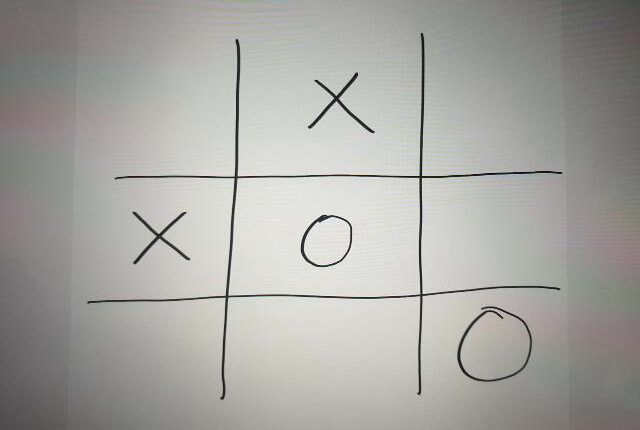
#> input picture gree.jpg, 640 x 430 px, found by its file name
$ python edge.py
#> lines starting #> are read from the running program, lines starting #| are printed output that depends on the picture; after the words box and inside, x2 and y2 are one past the last pixel; in counts of white or black regions, pixels touching at a corner belong together
import cv2
import numpy as np

while True:
    img = cv2.imread("C:/projects/tictactoe_real/tic-tac-laser/gree.jpg")
#> img is the input picture: shape (430, 640, 3); mean B, G, R 162.5, 166.5, 167.1
    grey = cv2.cvtColor(img, cv2.COLOR_BGR2GRAY)
    edges = cv2.Canny(grey,50,150,apertureSize = 3)
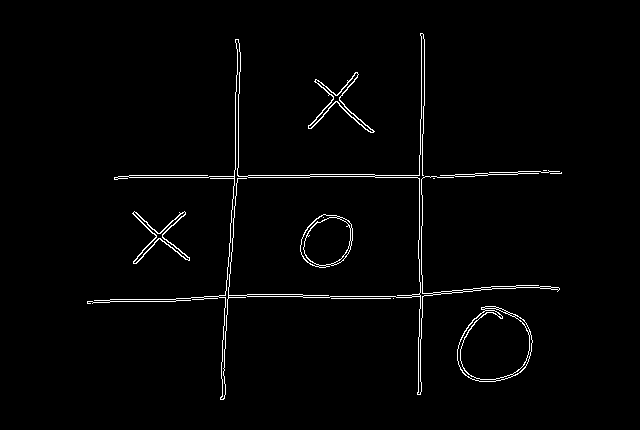
#> edges: shape (430, 640); 1.8% white in thin lines or dots, all inside (x1, y1, x2, y2) = (87, 33, 562, 400)
    cv2.imshow('hello', edges)
    if cv2.waitKey(1)==ord('q'):
#> (key q is pressed here)
        break
